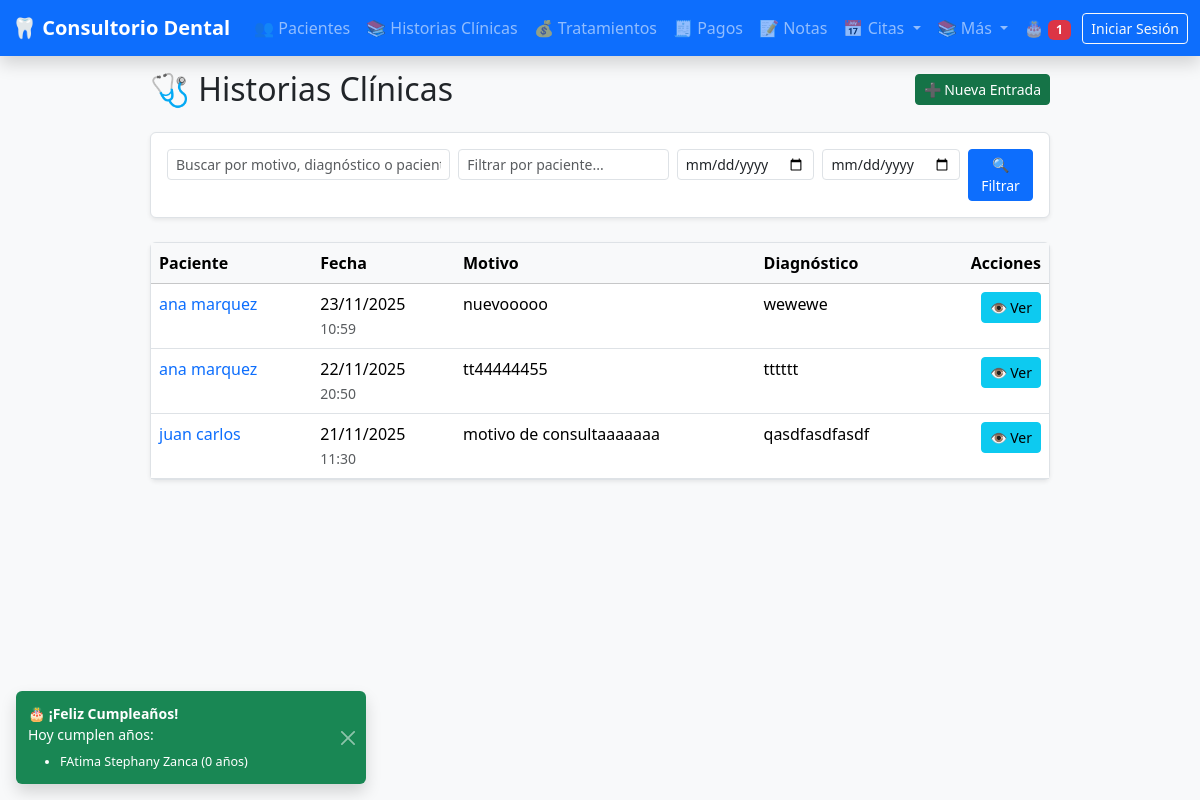
Screenshot of /historias/ with the database file from the repository.
### historias/models.py (models this page shows, shortened)
class EntradaHistoria(models.Model):
    paciente = models.ForeignKey(
        Paciente,
        on_delete=models.CASCADE,
        related_name='entradas_historia',
        verbose_name="Paciente"
    )
    fecha = models.DateTimeField(
        auto_now_add=True,
        verbose_name="Fecha y hora de la entrada"
    )
    motivo = models.CharField(
        max_length=200,
        verbose_name="Motivo de la consulta"
    )
    diagnostico = models.TextField(
        verbose_name="Diagnóstico"
    )
    notas = models.TextField(
        blank=True,
        verbose_name="Notas adicionales"
    )
    evolucion = models.TextField(
        blank=True,
        verbose_name="Evolución / Plan de tratamiento"
    )
    class Meta:
        verbose_name = "Entrada de Historia Clínica"
        verbose_name_plural = "Entradas de Historia Clínica"
        ordering = ['-fecha']

### pacientes/models.py (models this page shows, shortened)
class Paciente(models.Model):
    nombre_completo = models.CharField(
        max_length=150,
        verbose_name="Nombre completo",
        help_text="Nombres y apellidos completos"
    )
    dni = models.CharField(
        max_length=8,
        unique=True,
        verbose_name="DNI",
        validators=[MinLengthValidator(8)],
        help_text="Documento Nacional de Identidad (8 dígitos)"
    )
    fecha_nacimiento = models.DateField(
        verbose_name="Fecha de nacimiento"
    )
    GENERO_CHOICES = [
        ('M', 'Masculino'),
        ('F', 'Femenino'),
        ('O', 'Otro'),
    ]
    genero = models.CharField(
        max_length=1,
        choices=GENERO_CHOICES,
        verbose_name="Género"
    )
    ESTADO_CIVIL_CHOICES = [
        ('S', 'Soltero/a'),
        ('C', 'Casado/a'),
        ('D', 'Divorciado/a'),
        ('V', 'Viudo/a'),
        ('U', 'Unión libre'),
    ]
    estado_civil = models.CharField(
        max_length=1,
        choices=ESTADO_CIVIL_CHOICES,
        verbose_name="Estado civil"
    )
    telefono = models.CharField(
        max_length=15,
        blank=True,
        verbose_name="Teléfono"
    )
    distrito = models.CharField(
        max_length=100,
        blank=True,
        verbose_name="Distrito"
    )
    direccion = models.TextField(
        blank=True,
        verbose_name="Dirección"
    )
    email = models.EmailField(
        blank=True,
        verbose_name="Email"
    )
    ocupacion = models.CharField(
        max_length=100,
        blank=True,
        verbose_name="Ocupación"
    )
    nombre_tutor = models.CharField(
        max_length=150,
        blank=True,
        verbose_name="Nombre del tutor (si aplica)"
    )
    enfermedades_previas = models.TextField(
        blank=True,
        verbose_name="Enfermedades previas"
    )
    alergias = models.TextField(
        blank=True,
        verbose_name="Alergias"
    )
    GRUPO_SANGUINEO_CHOICES = [
        ('A+', 'A+'), ('A-', 'A-'),
        ('B+', 'B+'), ('B-', 'B-'),
        ('AB+', 'AB+'), ('AB-', 'AB-'),
        ('O+', 'O+'), ('O-', 'O-'),
    ]
    grupo_sanguineo = models.CharField(
        max_length=3,
        choices=GRUPO_SANGUINEO_CHOICES,
        blank=True,
        verbose_name="Grupo sanguíneo"
    )
    tratamientos_previos = models.TextField(
        blank=True,
        verbose_name="Tratamientos dentales previos"
    )
    experiencias_dentales = models.TextField(
        blank=True,
        verbose_name="Experiencias dentales (miedo, ansiedad, etc.)"
    )
    observaciones = models.TextField(
        blank=True,
        verbose_name="Observaciones generales"
    )
    creado_en = models.DateTimeField(auto_now_add=True)
    actualizado_en = models.DateTimeField(auto_now=True)
    class Meta:
        verbose_name = "Paciente"
        verbose_name_plural = "Pacientes"
        ordering = ['nombre_completo']
    @property
    def edad(self):
        if self.fecha_nacimiento:
            today = date.today()
            return today.year - self.fecha_nacimiento.year - (
                (today.month, today.day) < (self.fecha_nacimiento.month, self.fecha_nacimiento.day)
            )
        return None

### historias/views.py (the view)
# urls.py: path('', views.ListaEntradasView.as_view(), name='lista'),  # ← NUEVO: lista global
class ListaEntradasView(ListView):
    model = EntradaHistoria
    template_name = 'historias/lista_entradas.html'
    context_object_name = 'entradas'
    paginate_by = 10
    def get_queryset(self):
        paciente_id = self.kwargs.get('paciente_id')
        queryset = EntradaHistoria.objects.select_related('paciente').all()
        if paciente_id:
            self.paciente = get_object_or_404(Paciente, pk=paciente_id)
            queryset = queryset.filter(paciente_id=paciente_id)
        else:
            self.paciente = None
        q = self.request.GET.get('q')
        paciente_filtro = self.request.GET.get('paciente')
        fecha_inicio = self.request.GET.get('fecha_inicio')
        fecha_fin = self.request.GET.get('fecha_fin')
        if q:
            queryset = queryset.filter(
                Q(motivo__icontains=q) |
                Q(diagnostico__icontains=q) |
                Q(paciente__nombre_completo__icontains=q)
            )
        if paciente_filtro and not paciente_id:
            queryset = queryset.filter(paciente__nombre_completo__icontains=paciente_filtro)
        if fecha_inicio:
            queryset = queryset.filter(fecha__date__gte=fecha_inicio)
        if fecha_fin:
            queryset = queryset.filter(fecha__date__lte=fecha_fin)
        return queryset.order_by('-fecha')
    def get_context_data(self, **kwargs):
        context = super().get_context_data(**kwargs)
        context['paciente'] = getattr(self, 'paciente', None)
        return context

### pacientes/context_processors.py (called while the page is built)
def cumpleanos_hoy(request):
    hoy = date.today()
    cumpleaneros = Paciente.objects.filter(
        fecha_nacimiento__month=hoy.month,
        fecha_nacimiento__day=hoy.day
    )
    return {
        'cumpleaneros_hoy_count': cumpleaneros.count(),
        'cumpleaneros_hoy': cumpleaneros
    }

### historias/templates/historias/lista_entradas.html (shortened to what this page needs)
{% extends 'base.html' %}
{% block content %}
<div class="d-flex justify-content-center">
    <div class="col-lg-9">
        <div class="d-flex justify-content-between align-items-center mb-4">
            <h2 class="mb-0">🩺 Historias Clínicas</h2>
            {% if paciente %}
                <a href="{% url 'historias:crear_entrada' paciente.pk %}" class="btn btn-success btn-sm">➕ Nueva Entrada</a>
            {% else %}
                <a href="{% url 'historias:crear_entrada' 0 %}"
                   class="btn btn-success btn-sm"
                   style="background-color: #157347; border-color: #157347;"
                   onclick="alert('Selecciona un paciente primero'); return false;">
                    ➕ Nueva Entrada
                </a>
            {% endif %}
        </div>
        <div class="bg-white p-3 rounded shadow-sm border mb-4">
            <form method="get" class="row g-2">
                <div class="col-md-4">
                    <input type="text" name="q" class="form-control form-control-sm"
                           placeholder="Buscar por motivo, diagnóstico o paciente..."
                           value="{{ request.GET.q }}">
                </div>
                {% if not paciente %}
                <div class="col-md-3">
                    <input type="text" name="paciente" class="form-control form-control-sm"
                           placeholder="Filtrar por paciente..."
                           value="{{ request.GET.paciente }}">
                </div>
                {% endif %}
                <div class="col-md-2">
                    <input type="date" name="fecha_inicio" class="form-control form-control-sm"
                           value="{{ request.GET.fecha_inicio }}">
                </div>
                <div class="col-md-2">
                    <input type="date" name="fecha_fin" class="form-control form-control-sm"
                           value="{{ request.GET.fecha_fin }}">
                </div>
                <div class="col-md-1 d-flex align-items-end">
                    <button type="submit" class="btn btn-primary btn-sm w-100">🔍 Filtrar</button>
                </div>
            </form>
        </div>
        <div class="bg-white rounded shadow-sm border">
            {% if entradas %}
                <div class="table-responsive">
                    <table class="table table-hover mb-0">
                        <thead class="table-light">
                            <tr>
                                <th>Paciente</th>
                                <th>Fecha</th>
                                <th class="d-none d-md-table-cell">Motivo</th>
                                <th class="d-none d-lg-table-cell">Diagnóstico</th>
                                <th class="text-end">Acciones</th>
                            </tr>
                        </thead>
                        <tbody>
                            {% for entrada in entradas %}
                            <tr style="cursor: pointer;" onclick="window.location='{% url 'historias:detalle_entrada' entrada.pk %}'">
                                <td>
                                    <a href="{% url 'pacientes:detalle' entrada.paciente.pk %}"
                                       class="text-decoration-none text-primary"
                                       onclick="event.stopPropagation()">
                                        {{ entrada.paciente.nombre_completo }}
                                    </a>
                                </td>
                                <td>
                                    {{ entrada.fecha|date:"d/m/Y" }}<br>
                                    <small class="text-muted">{{ entrada.fecha|date:"H:i" }}</small>
                                </td>
                                <td class="d-none d-md-table-cell">{{ entrada.motivo|truncatewords:10 }}</td>
                                <td class="d-none d-lg-table-cell">
                                    {% if entrada.diagnostico %}
                                        {{ entrada.diagnostico|truncatewords:15 }}
                                    {% else %}
                                        <span class="text-muted">—</span>
                                    {% endif %}
                                </td>
                                <td class="text-end" onclick="event.stopPropagation()">
                                    <a href="{% url 'historias:detalle_entrada' entrada.pk %}" class="btn btn-sm btn-info">👁️ Ver</a>
                                </td>
                            </tr>
                            {% endfor %}
                        </tbody>
                    </table>
                </div>
            {% endif %}
        </div>
    </div>
</div>
{% endblock %}

### templates/base.html (shortened to what this page needs)
{% load static %}
<!DOCTYPE html>
<html lang="es">
<head>
    <link href="https://cdn.jsdelivr.net/npm/bootstrap@5.3.3/dist/css/bootstrap.min.css" rel="stylesheet">
    <link rel="stylesheet" href="https://cdn.jsdelivr.net/npm/bootstrap-icons@1.11.3/font/bootstrap-icons.min.css">
    <link rel="stylesheet" href="{% static 'css/custom.css' %}">
</head>
<body>
<nav class="navbar navbar-expand-lg navbar-dark bg-primary fixed-top shadow">
    <div class="container-fluid">
        <a class="navbar-brand" href="{% url 'pacientes:lista' %}">
            🦷 Consultorio Dental
        </a>
        <div class="collapse navbar-collapse" id="navbarNav">
            <ul class="navbar-nav me-auto">
                <li class="nav-item">
                    <a class="nav-link" href="{% url 'pacientes:lista' %}">👥 Pacientes</a>
                </li>
                <li class="nav-item">
                    <a class="nav-link" href="{% url 'historias:lista' %}">📚 Historias Clínicas</a>
                </li>
                <li class="nav-item">
                    <a class="nav-link" href="{% url 'tratamientos:lista' %}">💰 Tratamientos</a>
                </li>
                <li class="nav-item">
                    <a class="nav-link" href="{% url 'tratamientos:lista_pagos' %}">🧾 Pagos</a>
                </li>
                <li class="nav-item">
                    <a class="nav-link" href="{% url 'notas:lista' %}">📝 Notas</a>
                </li>
                <li class="nav-item dropdown">
                    <a class="nav-link dropdown-toggle" href="#" role="button" data-bs-toggle="dropdown">
                        📅 Citas
                    </a>
                </li>
                <li class="nav-item dropdown">
                    <a class="nav-link dropdown-toggle" href="#" role="button" data-bs-toggle="dropdown">
                        📚 Más
                    </a>
                </li>
                <li class="nav-item dropdown">
                    <a class="nav-link" href="{% url 'pacientes:cumpleanos_proximos' %}">
                        🎂
                        {% if cumpleaneros_hoy_count > 0 %}
                            <span class="badge bg-danger">{{ cumpleaneros_hoy_count }}</span>
                        {% endif %}
                    </a>
                </li>
            </ul>
            <ul class="navbar-nav">
                {% if user.is_authenticated %}
                    <li class="nav-item">
                        <span class="navbar-text text-white me-3">
                            Hola, {{ user.username }}
                        </span>
                    </li>
                    <li class="nav-item">
                        <a class="btn btn-outline-light btn-sm" href="#">Salir</a>
                    </li>
                {% else %}
                    <li class="nav-item">
                        <a class="btn btn-outline-light btn-sm" href="#">Iniciar Sesión</a>
                    </li>
                {% endif %}
            </ul>
        </div>
    </div>
</nav>
<main>
    {% block content %}
    {% endblock %}
</main>
{% if cumpleaneros_hoy_count > 0 %}
<div class="toast-container position-fixed bottom-0 start-0 p-3">
    <div id="birthdayToast" class="toast align-items-center text-bg-success border-0" role="alert" aria-live="assertive" aria-atomic="true" data-bs-delay="50000">
        <div class="d-flex">
            <div class="toast-body">
                <strong>🎂 ¡Feliz Cumpleaños!</strong><br>
                Hoy cumplen años:
                <ul class="mb-0 mt-2" style="font-size: 0.9em;">
                    {% for paciente in cumpleaneros_hoy %}
                    <li>{{ paciente.nombre_completo }} ({{ paciente.edad }} años)</li>
                    {% endfor %}
                </ul>
            </div>
            <button type="button" class="btn-close btn-close-white me-2 m-auto" data-bs-dismiss="toast" aria-label="Cerrar"></button>
        </div>
    </div>
</div>
{% endif %}
</body>
</html>

### static/css/custom.css (style rules this page uses)
body { background-color: #f8f9fa; }

### templates/base.html (style rules this page uses)
body { padding-top: 70px; }
.navbar-brand { font-weight: bold; }

### rows the page displays
EntradaHistoria: paciente.nombre_completo "ana marquez", fecha "23/11/2025", fecha "10:59", motivo "nuevooooo", diagnostico "wewewe"
EntradaHistoria: paciente.nombre_completo "ana marquez", fecha "22/11/2025", fecha "20:50", motivo "tt44444455", diagnostico "tttttt"
EntradaHistoria: paciente.nombre_completo "juan carlos", fecha "21/11/2025", fecha "11:30", motivo "motivo de consultaaaaaaa", diagnostico "qasdfasdfasdf"
Paciente: nombre_completo "FAtima Stephany Zanca", edad "0"

### other values shown
{{ cumpleaneros_hoy_count }} "1"
